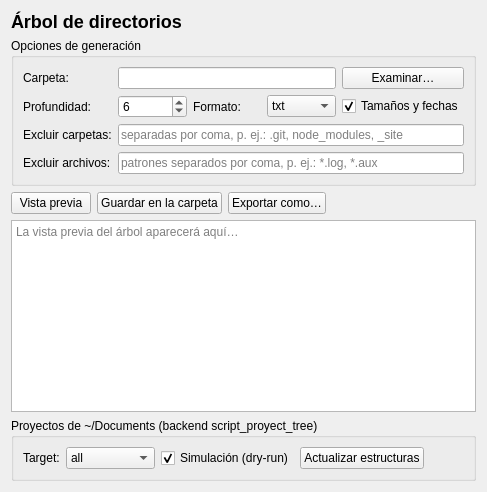
<?xml version="1.0" encoding="UTF-8"?>
<ui version="4.0">
 <class>PageTree</class>
 <widget class="QWidget" name="PageTree">
  <layout class="QVBoxLayout" name="mainLayout">
   <item>
    <widget class="QLabel" name="lblTitle">
     <property name="text"><string>Árbol de directorios</string></property>
     <property name="styleSheet"><string>font-size: 18px; font-weight: bold;</string></property>
    </widget>
   </item>
   <item>
    <widget class="QGroupBox" name="groupOptions">
     <property name="title"><string>Opciones de generación</string></property>
     <layout class="QGridLayout" name="gridOptions">
      <item row="0" column="0">
       <widget class="QLabel" name="lblDir"><property name="text"><string>Carpeta:</string></property></widget>
      </item>
      <item row="0" column="1" colspan="3">
       <widget class="QLineEdit" name="editDirectory"/>
      </item>
      <item row="0" column="4">
       <widget class="QPushButton" name="btnBrowse"><property name="text"><string>Examinar…</string></property></widget>
      </item>
      <item row="1" column="0">
       <widget class="QLabel" name="lblDepth"><property name="text"><string>Profundidad:</string></property></widget>
      </item>
      <item row="1" column="1">
       <widget class="QSpinBox" name="spinDepth">
        <property name="minimum"><number>1</number></property>
        <property name="maximum"><number>99</number></property>
        <property name="value"><number>6</number></property>
       </widget>
      </item>
      <item row="1" column="2">
       <widget class="QLabel" name="lblFormat"><property name="text"><string>Formato:</string></property></widget>
      </item>
      <item row="1" column="3">
       <widget class="QComboBox" name="comboFormat">
        <item><property name="text"><string>txt</string></property></item>
        <item><property name="text"><string>md</string></property></item>
        <item><property name="text"><string>json</string></property></item>
       </widget>
      </item>
      <item row="1" column="4">
       <widget class="QCheckBox" name="checkMeta">
        <property name="text"><string>Tamaños y fechas</string></property>
        <property name="checked"><bool>true</bool></property>
       </widget>
      </item>
      <item row="2" column="0">
       <widget class="QLabel" name="lblExcludeDirs"><property name="text"><string>Excluir carpetas:</string></property></widget>
      </item>
      <item row="2" column="1" colspan="4">
       <widget class="QLineEdit" name="editExcludeDirs">
        <property name="placeholderText"><string>separadas por coma, p. ej.: .git, node_modules, _site</string></property>
       </widget>
      </item>
      <item row="3" column="0">
       <widget class="QLabel" name="lblExcludeFiles"><property name="text"><string>Excluir archivos:</string></property></widget>
      </item>
      <item row="3" column="1" colspan="4">
       <widget class="QLineEdit" name="editExcludeFiles">
        <property name="placeholderText"><string>patrones separados por coma, p. ej.: *.log, *.aux</string></property>
       </widget>
      </item>
     </layout>
    </widget>
   </item>
   <item>
    <layout class="QHBoxLayout" name="actionsLayout">
     <item>
      <widget class="QPushButton" name="btnPreview"><property name="text"><string>Vista previa</string></property></widget>
     </item>
     <item>
      <widget class="QPushButton" name="btnSaveHere"><property name="text"><string>Guardar en la carpeta</string></property></widget>
     </item>
     <item>
      <widget class="QPushButton" name="btnExport"><property name="text"><string>Exportar como…</string></property></widget>
     </item>
     <item>
      <spacer name="actionsSpacer">
       <property name="orientation"><enum>Qt::Horizontal</enum></property>
       <property name="sizeHint" stdset="0"><size><width>40</width><height>10</height></size></property>
      </spacer>
     </item>
    </layout>
   </item>
   <item>
    <widget class="QPlainTextEdit" name="previewText">
     <property name="readOnly"><bool>true</bool></property>
     <property name="placeholderText"><string>La vista previa del árbol aparecerá aquí…</string></property>
    </widget>
   </item>
   <item>
    <widget class="QGroupBox" name="groupBackend">
     <property name="title"><string>Proyectos de ~/Documents (backend script_proyect_tree)</string></property>
     <layout class="QHBoxLayout" name="backendLayout">
      <item>
       <widget class="QLabel" name="lblTarget"><property name="text"><string>Target:</string></property></widget>
      </item>
      <item>
       <widget class="QComboBox" name="comboTarget">
        <item><property name="text"><string>all</string></property></item>
        <item><property name="text"><string>pub</string></property></item>
        <item><property name="text"><string>scripts</string></property></item>
        <item><property name="text"><string>campustex</string></property></item>
        <item><property name="text"><string>website</string></property></item>
        <item><property name="text"><string>extra</string></property></item>
       </widget>
      </item>
      <item>
       <widget class="QCheckBox" name="checkBackendDry">
        <property name="text"><string>Simulación (dry-run)</string></property>
        <property name="checked"><bool>true</bool></property>
       </widget>
      </item>
      <item>
       <widget class="QPushButton" name="btnBackendRun">
        <property name="text"><string>Actualizar estructuras</string></property>
       </widget>
      </item>
      <item>
       <spacer name="backendSpacer">
        <property name="orientation"><enum>Qt::Horizontal</enum></property>
        <property name="sizeHint" stdset="0"><size><width>40</width><height>10</height></size></property>
       </spacer>
      </item>
     </layout>
    </widget>
   </item>
  </layout>
 </widget>
 <resources/>
 <connections/>
</ui>
